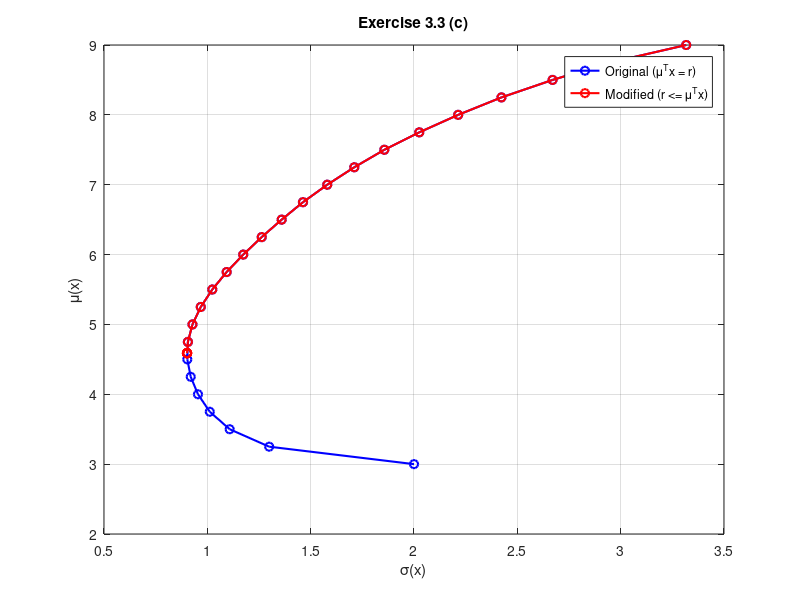

Write MATLAB code to recreate this figure.

%%% hw3data.m %%%%%%%%%%%%%%%%%%%%%%%%%%%%%%%%%%%%%%%%%%%%%
% Problem data for homework assignment 3, SF1811, 2025/2026
% Creates C and mu
clear;
rng(970729)
n=8;
Corr=zeros(n,n);
for i=1:n
for j=1:n
Corr(i,j)=(-1)^abs(i-j)/(abs(i-j)+1);
end
end
sigma_vals=zeros(n,1);
mu=zeros(n,1);
sigma_vals(1)=2;
mu(1)=3;
for i=1:n-1
    sigma_vals(i+1)=sigma_vals(i)+2*rand;
    mu(i+1)=mu(i)+1;
end
D=diag(sigma_vals);
C2=D*Corr*D;
C=0.5*(C2+C2');







%%  Original Problem %%%%%%%%%%%%%%%%%%%%%
r_vals = linspace(3, 9, 25);

% the 25 (x, u, v, y, sigma, mu) values we're storing 
x_vals = zeros(n, 25);
u_vals = zeros(1, 25);
v_vals = zeros(1, 25);
y_vals = zeros(n, 25);
sigma_vals = zeros(1, 25);
mu_vals = zeros(1, 25);

% multiplying with 2 since quadprog halves it with 0.5 x'Hx

H = C;
f = zeros(n,1);

% the LHS of the equality constraints i.e mu and e

Aeq = [mu'; ones(1,n)];

% the lower bound ensuring nonnegativity
lb = zeros(n,1);

ub = [];

for k=1:25
    r = r_vals(k);
    % RHS for muTx =r and eTx = 1
    beq = [r;1];
    % sol x and multiplier values

    [x, blah1, blah2, blah3, lambda] = quadprog(H, f, [], [], Aeq, beq, lb, ub);

    % sols
    x_vals(:, k) = x;
    % multiplier for return constraint
    u_vals(:, k) = lambda.eqlin(1);
    %multiplier for budget constraint
    v_vals(:, k) = lambda.eqlin(2);
    % multiplier for nonnegativity
    y_vals(:, k) = lambda.lower;
    
    sigma_vals(k) = sqrt(x'*C*x);
    mu_vals(k) = mu'*x;
end


%% Modified Problem (r <= mu'x, e'x, 0<=x) %%%%%%%%%%%%%%%%

x_vals_mod = zeros(n, 25);
u_vals_mod = zeros(1, 25);
v_vals_mod = zeros(1, 25);
y_vals_mod = zeros(n, 25);
sigma_vals_mod = zeros(1, 25);
mu_vals_mod = zeros(1, 25);

%RHS of the inequality constraint for return 
%make negative to flip the inequality -mu'x<=-r
A_ineq = -mu'; 

% RHS and LHS of the equality constraint for budget 
Aeq_mod = ones(1,n);
beq_mod = 1;


for k=1:25
    r = r_vals(k);
    %LHS  for -mu'x<=r
    b_ineq = -r;
    % sol x and multiplier values

    [x, blah1, blah2, blah3, lambda] = quadprog(H, f, A_ineq, b_ineq, Aeq_mod, beq_mod, lb, ub);

    % sols
    x_vals_mod(:, k) = x;
    % multiplier for return constraint
    u_vals_mod(:, k) = lambda.ineqlin;
    %multiplier for budget constraint
    v_vals_mod(:, k) = lambda.eqlin;
    % multiplier for nonnegativity
    y_vals_mod(:, k) = lambda.lower;
    
    sigma_vals_mod(k) = sqrt(x'*C*x);
    mu_vals_mod(k) = mu'*x;
end

% plotting original and modified on same figure
figure();
plot(sigma_vals, mu_vals, 'bo-', 'LineWidth', 1.5, 'DisplayName', 'Original (\mu^Tx = r)');
hold on;
plot(sigma_vals_mod, mu_vals_mod, 'ro-','LineWidth',1.5, 'DisplayName', 'Modified (r <= \mu^Tx)'); 
xlabel('\sigma(x)');
ylabel('\mu(x)');
title('Exercise 3.3 (c)');
legend();
grid on;
hold off;
